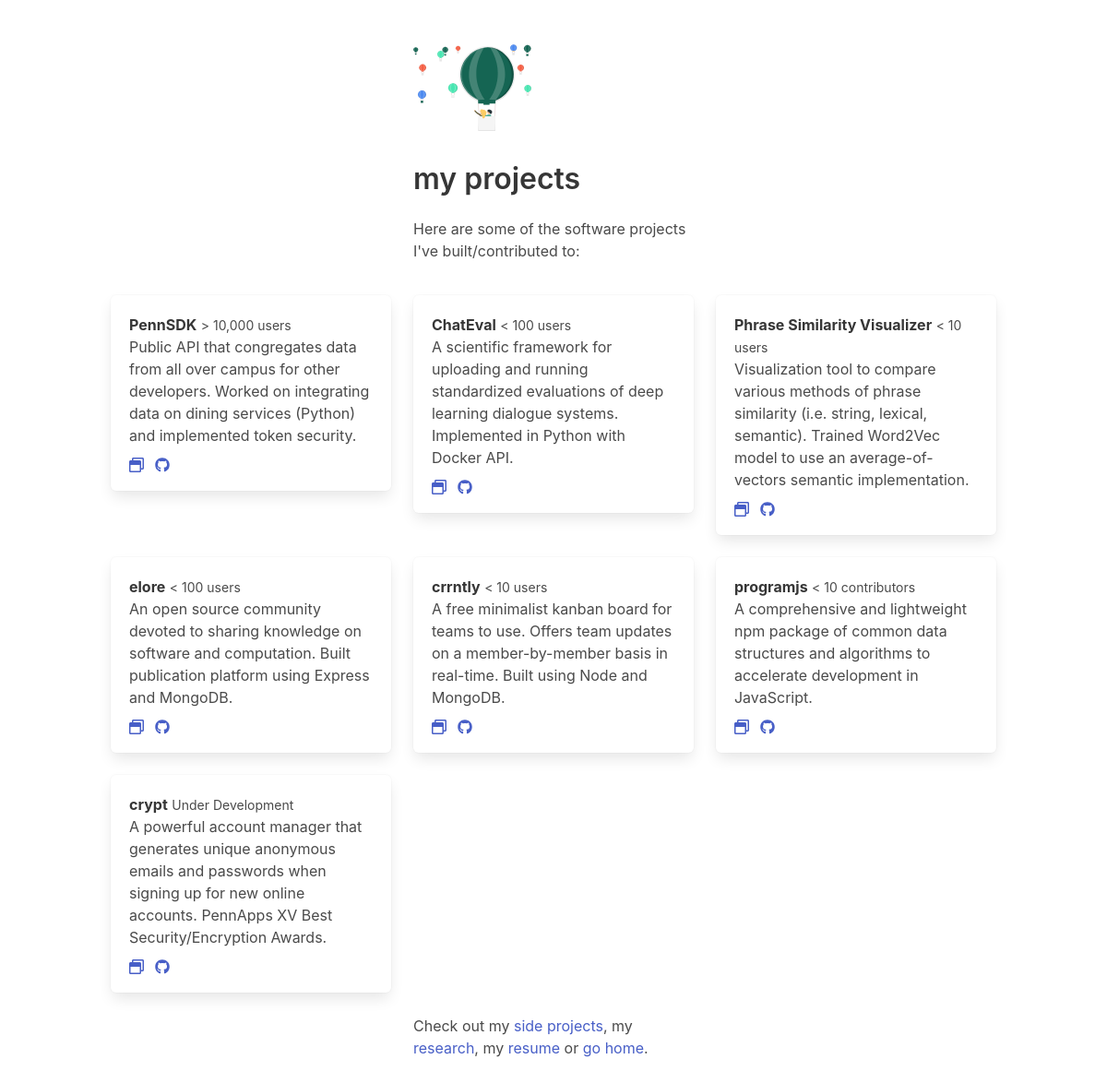
/projects/, run on the app's committed database.
### about/models.py (models this page shows)
class Project(models.Model):
    name = models.CharField(max_length=100)
    description = models.CharField(max_length=200)
    github = models.URLField()
    link = models.URLField()
    users = models.CharField(max_length=50)
    class Meta:
        db_table = 'Project'

### about/views.py (the view)
# urls.py: path('projects/', projects, name='projects'),
def projects(request):
    projects = Project.objects.all()
    return render(request, 'projects.html', {'projects': projects})

### kirubarajan/templates/projects.html
{% extends 'base.html' %}
{% load static %}
{% block content %}
<section class="section">
    <div class="container">
      <div class="columns">
        <div class="column is-one-fourth"> </div>
        <div class="column is-one-fourth">
          <figure class="image is-128x128">
            <img src="{% static 'img/balloons.svg' %}">
          </figure>
          <h1 class="title"> my projects </h1>
          <p class="">
            Here are some of the software projects I've built/contributed to:
            <br> <br>
        </div>
        <div class="column is-one-fourth"> </div>
      </div>
    </div>
    <div class="container">
      <div class="columns is-multiline">
        {% for project in projects %}
          <div class="column is-one-third">
            <div class="box">
              <article class="media">
                <div class="media-content">
                  <div class="content">
                    <p>
                      <strong>{{ project.name }}</strong> <small>{{ project.users }}</small>
                      <br>
                      {{ project.description }}
                    </p>
                  </div>
                  <nav class="level is-mobile">
                    <div class="level-left">
                      <a class="level-item" href="{{ project.link }}">
                        <span class="icon is-small"><i class="far fa-window-restore"></i></span>
                      </a>
                      <a class="level-item" href="{{ project.github }}">
                        <span class="icon is-small"><i class="fab fa-github"></i></span>
                      </a>
                    </div>
                  </nav>
                </div>
              </article>
            </div>
          </div>
        {% endfor %}
      </div>
      <div class="container">
        <div class="columns">
          <div class="column is-one-fourth"> </div>
          <div class="column is-one-fourth">
            Check out my <a href="/projects">side projects</a>, my <a href="/research">research</a>, my <a href="{% static 'resume.pdf' %}">resume</a>
            or <a href="/">go home</a>.
          </div>
          <div class="column is-one-fourth"> </div>
        </div>
      </div>
    </section>
{% endblock %}

### kirubarajan/templates/base.html (shortened to what this page needs)
{% load static %}
<!DOCTYPE html>
<html>
  <head>
    <link rel="stylesheet" href="https://cdnjs.cloudflare.com/ajax/libs/bulma/0.6.2/css/bulma.min.css">
    <link rel="stylesheet" href="{% static 'style.css' %}">
  </head>
  <body>
    {% block content %}
    {% endblock %}
  </body>
</html>

### data on the page
Project: name "PennSDK", users "> 10,000 users", description "Public API that congregates data from all over campus for other developers. Worked on integrating data on dining services (Python) and implemented token security."
Project: name "ChatEval", users "< 100 users", description "A scientific framework for uploading and running standardized evaluations of deep learning dialogue systems. Implemented in Python with Docker API."
Project: name "Phrase Similarity Visualizer", users "< 10 users", description "Visualization tool to compare various methods of phrase similarity (i.e. string, lexical, semantic). Trained Word2Vec model to use an average-of-vectors semantic implementation."
Project: name "elore", users "< 100 users", description "An open source community devoted to sharing knowledge on software and computation. Built publication platform using Express and MongoDB."
Project: name "crrntly", users "< 10 users", description "A free minimalist kanban board for teams to use. Offers team updates on a member-by-member basis in real-time. Built using Node and MongoDB."
Project: name "programjs", users "< 10 contributors", description "A comprehensive and lightweight npm package of common data structures and algorithms to accelerate development in JavaScript."
Project: name "crypt", users "Under Development", description "A powerful account manager that generates unique anonymous emails and passwords when signing up for new online accounts. PennApps XV Best Security/Encryption Awards."
